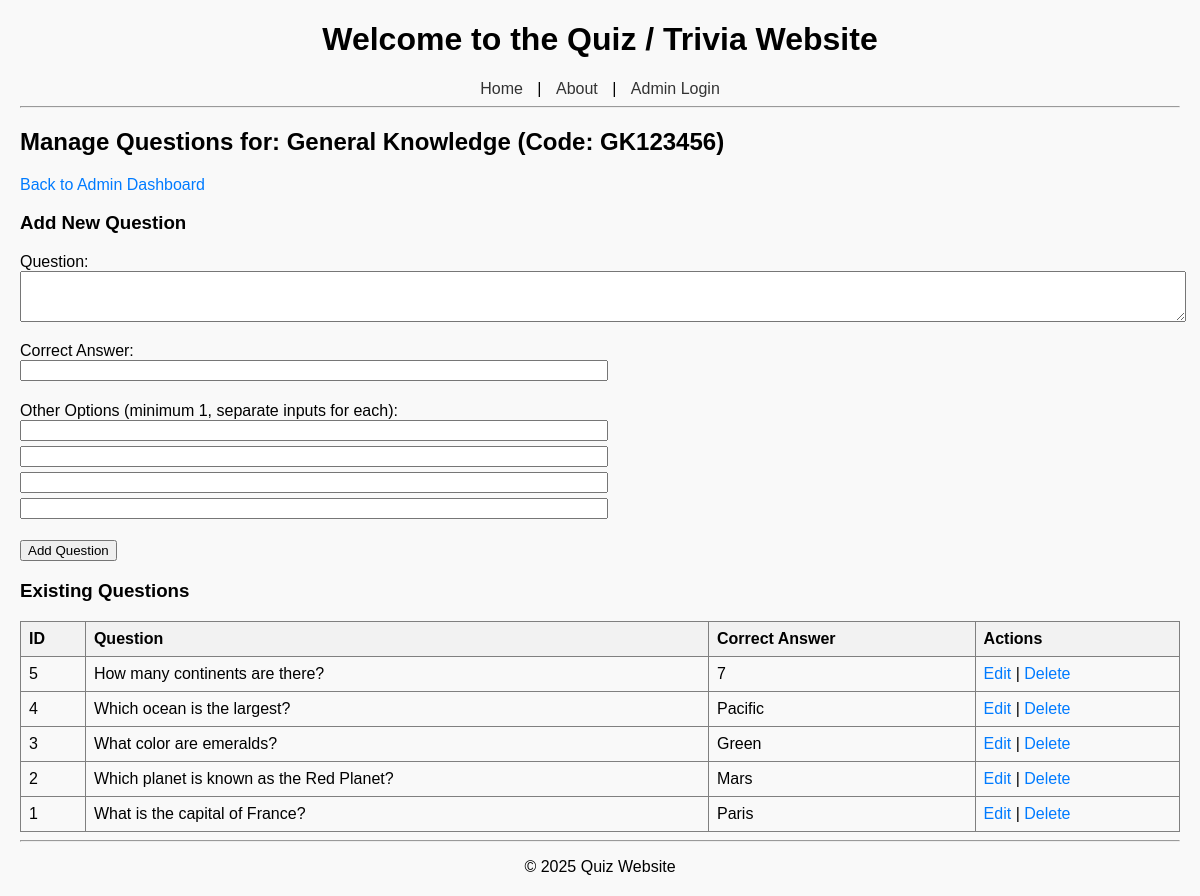
Page /manage_questions.php?category_id=1 (signed in) on the committed database.
### tables this page shows
CREATE TABLE categories (
    id INT AUTO_INCREMENT PRIMARY KEY,
    name VARCHAR(100) NOT NULL,
    creator_id INT NOT NULL,
    quiz_code VARCHAR(20) UNIQUE NOT NULL,
    FOREIGN KEY (creator_id) REFERENCES users(id) ON DELETE CASCADE
);

CREATE TABLE questions (
    id INT AUTO_INCREMENT PRIMARY KEY,
    category_id INT NOT NULL,
    question_text TEXT NOT NULL,
    correct_answer VARCHAR(255) NOT NULL,
    FOREIGN KEY (category_id) REFERENCES categories(id) ON DELETE CASCADE
);

### manage_questions.php (the view, shortened to what this page needs)
<?php
include 'includes/db.php';
include 'includes/header.php';
$category_id = intval($_GET['category_id']);
$stmt = $pdo->prepare("SELECT * FROM categories WHERE id = ? AND creator_id = ?");
$stmt->execute([$category_id, $_SESSION['user_id']]);
$category = $stmt->fetch(PDO::FETCH_ASSOC);
$stmt = $pdo->prepare("SELECT * FROM questions WHERE category_id = ? ORDER BY id DESC");
$stmt->execute([$category_id]);
$questions = $stmt->fetchAll(PDO::FETCH_ASSOC);
?>
<h2>Manage Questions for: <?php echo htmlspecialchars($category['name']); ?> (Code: <?php echo htmlspecialchars($category['quiz_code']); ?>)</h2>
<p><a href="admin.php">Back to Admin Dashboard</a></p>
<h3>Add New Question</h3>
<form method="post" action="">
    <p>
        <label>Question:</label><br>
        <textarea name="question_text" rows="3" cols="50" required></textarea>
    </p>
    <p>
        <label>Correct Answer:</label><br>
        <input type="text" name="correct_answer" required>
    </p>
    <p>
        <label>Other Options (minimum 1, separate inputs for each):</label><br>
        <input type="text" name="options[]" required>
        <input type="text" name="options[]">
        <input type="text" name="options[]">
        <input type="text" name="options[]">
    </p>
    <input type="submit" name="add_question" value="Add Question">
</form>
<h3>Existing Questions</h3>
<?php if(count($questions) > 0): ?>
    <table border="1" cellpadding="5" cellspacing="0">
        <tr>
            <th>ID</th>
            <th>Question</th>
            <th>Correct Answer</th>
            <th>Actions</th>
        </tr>
        <?php foreach($questions as $q): ?>
            <tr>
                <td><?php echo $q['id']; ?></td>
                <td><?php echo htmlspecialchars($q['question_text']); ?></td>
                <td><?php echo htmlspecialchars($q['correct_answer']); ?></td>
                <td>
                    <a href="edit_question.php?question_id=<?php echo $q['id']; ?>">Edit</a> |
                    <a href="?category_id=<?php echo $category_id; ?>&delete_question=<?php echo $q['id']; ?>" onclick="return confirm('Delete this question?')">Delete</a>
                </td>
            </tr>
        <?php endforeach; ?>
    </table>
<?php else: ?>
    <p>No questions added yet.</p>
<?php endif; ?>
<?php include 'includes/footer.php'; ?>

### css/style.css (style rules this page uses)
body { font-family: Arial, sans-serif; margin: 20px; background-color: #f9f9f9; }
table { width: 100%; border-collapse: collapse; margin-top: 10px; }
table th, table td { padding: 8px; text-align: left; }
table th { background-color: #f2f2f2; }
a { text-decoration: none; color: #007BFF; }
textarea { width: 100%; resize: vertical; }
input[type="text"] { width: 50%; margin-bottom: 5px; }

### rows in the picture
categories: name "General Knowledge", quiz_code "GK123456"
questions: id "5", question_text "How many continents are there?", correct_answer "7"
questions: id "4", question_text "Which ocean is the largest?", correct_answer "Pacific"
questions: id "3", question_text "What color are emeralds?", correct_answer "Green"
questions: id "2", question_text "Which planet is known as the Red Planet?", correct_answer "Mars"
questions: id "1", question_text "What is the capital of France?", correct_answer "Paris"
